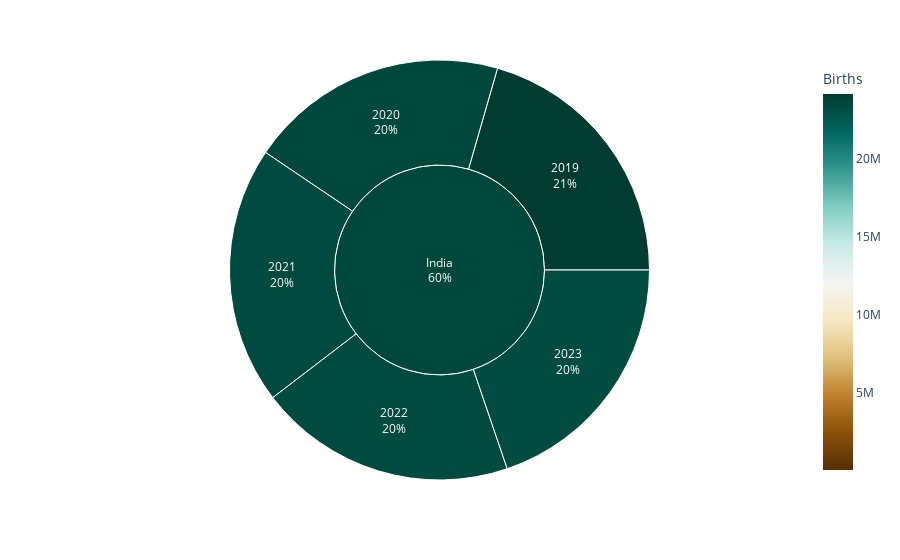

Write notebook code for a chart like this one.
### Code cell
fig = px.sunburst(data, path=['Continent', 'Entity','Year'], values='Births', color_continuous_scale="BrBG",color='Births')
fig.update_traces(textinfo="label+percent parent")
fig.show()

### Figure 1 — Plotly figure (JSON) as saved in the notebook; plotly's stock layout.template omitted (floating-point values rounded to 4 significant figures)
{"data": [{"branchvalues": "total", "customdata": [[14615866], [711582], [778799], [83587], [24124982], [4607562], [419609], [7266105], [357540], [714388], [11843469], [695934], [795669], [84746], [23485340], [4582350], [408035], [7218484], [343355], [687269], [10461124], [702274], [775669], [86163], [23321854], [4543453], [407050], [7330875], [340310], [693027], [9455320], [687577], [730553], [74165], [23286124], [4518308], [399735], [7406815], [339675], [688630], [8899881], [638891], [719249], [73661], [23219488], [4482359], [384627], [7509758], [336821], [688388], [11430000.0], [688200.0], [761100.0], [80830.0], [23490000.0], [4547000.0], [404100.0], [7348000.0], [343700.0], [694500.0], [7348000.0], [17880000.0], [613400.0]], "domain": {"x": [0, 1], "y": [0, 1]}, "hovertemplate": "labels=%{label}<br>Births_sum=%{value}<br>parent=%{parent}<br>id=%{id}<br>Births=%{color}<extra></extra>", "ids": ["Asia/China/2019", "Europe/France/2019", "Europe/Germany/2019", "Europe/Greece/2019", "Asia/India/2019", "Asia/Indonesia/2019", "Europe/Italy/2019", "Africa/Nigeria/2019", "Europe/Spain/2019", "Europe/United Kingdom/2019", "Asia/China/2020", "Europe/France/2020", "Europe/Germany/2020", "Europe/Greece/2020", "Asia/India/2020", "Asia/Indonesia/2020", "Europe/Italy/2020", "Africa/Nigeria/2020", "Europe/Spain/2020", "Europe/United Kingdom/2020", "Asia/China/2021", "Europe/France/2021", "Europe/Germany/2021", "Europe/Greece/2021", "Asia/India/2021", "Asia/Indonesia/2021", "Europe/Italy/2021", "Africa/Nigeria/2021", "Europe/Spain/2021", "Europe/United Kingdom/2021", "Asia/China/2022", "Europe/France/2022", "Europe/Germany/2022", "Europe/Greece/2022", "Asia/India/2022", "Asia/Indonesia/2022", "Europe/Italy/2022", "Africa/Nigeria/2022", "Europe/Spain/2022", "Europe/United Kingdom/2022", "Asia/China/2023", "Europe/France/2023", "Europe/Germany/2023", "Europe/Greece/2023", "Asia/India/2023", "Asia/Indonesia/2023", "Europe/Italy/2023", "Africa/Nigeria/2023", "Europe/Spain/2023", "Europe/United Kingdom/2023", "Asia/China", "Europe/France", "Europe/Germany", "Europe/Greece", "Asia/India", "Asia/Indonesia", "Europe/Italy", "Africa/Nigeria", "Europe/Spain", "Europe/United Kingdom", "Africa", "Asia", "Europe"], "labels": ["2019", "2019", "2019", "2019", "2019", "2019", "2019", "2019", "2019", "2019", "2020", "2020", "2020", "2020", "2020", "2020", "2020", "2020", "2020", "2020", "2021", "2021", "2021", "2021", "2021", "2021", "2021", "2021", "2021", "2021", "2022", "2022", "2022", "2022", "2022", "2022", "2022", "2022", "2022", "2022", "2023", "2023", "2023", "2023", "2023", "2023", "2023", "2023", "2023", "2023", "China", "France", "Germany", "Greece", "India", "Indonesia", "Italy", "Nigeria", "Spain", "United Kingdom", "Africa", "Asia", "Europe"], "level": "Asia/India", "marker": {"coloraxis": "coloraxis", "colors": [14615866, 711582, 778799, 83587, 24124982, 4607562, 419609, 7266105, 357540, 714388, 11843469, 695934, 795669, 84746, 23485340, 4582350, 408035, 7218484, 343355, 687269, 10461124, 702274, 775669, 86163, 23321854, 4543453, 407050, 7330875, 340310, 693027, 9455320, 687577, 730553, 74165, 23286124, 4518308, 399735, 7406815, 339675, 688630, 8899881, 638891, 719249, 73661, 23219488, 4482359, 384627, 7509758, 336821, 688388, 11430000.0, 688200.0, 761100.0, 80830.0, 23490000.0, 4547000.0, 404100.0, 7348000.0, 343700.0, 694500.0, 7348000.0, 17880000.0, 613400.0]}, "name": "", "parents": ["Asia/China", "Europe/France", "Europe/Germany", "Europe/Greece", "Asia/India", "Asia/Indonesia", "Europe/Italy", "Africa/Nigeria", "Europe/Spain", "Europe/United Kingdom", "Asia/China", "Europe/France", "Europe/Germany", "Europe/Greece", "Asia/India", "Asia/Indonesia", "Europe/Italy", "Africa/Nigeria", "Europe/Spain", "Europe/United Kingdom", "Asia/China", "Europe/France", "Europe/Germany", "Europe/Greece", "Asia/India", "Asia/Indonesia", "Europe/Italy", "Africa/Nigeria", "Europe/Spain", "Europe/United Kingdom", "Asia/China", "Europe/France", "Europe/Germany", "Europe/Greece", "Asia/India", "Asia/Indonesia", "Europe/Italy", "Africa/Nigeria", "Europe/Spain", "Europe/United Kingdom", "Asia/China", "Europe/France", "Europe/Germany", "Europe/Greece", "Asia/India", "Asia/Indonesia", "Europe/Italy", "Africa/Nigeria", "Europe/Spain", "Europe/United Kingdom", "Asia", "Europe", "Europe", "Europe", "Asia", "Asia", "Europe", "Africa", "Europe", "Europe", "", "", ""], "textinfo": "label+percent parent", "type": "sunburst", "values": [14615866, 711582, 778799, 83587, 24124982, 4607562, 419609, 7266105, 357540, 714388, 11843469, 695934, 795669, 84746, 23485340, 4582350, 408035, 7218484, 343355, 687269, 10461124, 702274, 775669, 86163, 23321854, 4543453, 407050, 7330875, 340310, 693027, 9455320, 687577, 730553, 74165, 23286124, 4518308, 399735, 7406815, 339675, 688630, 8899881, 638891, 719249, 73661, 23219488, 4482359, 384627, 7509758, 336821, 688388, 55275660, 3436258, 3799939, 402322, 117437788, 22734032, 2019056, 36732037, 1717701, 3471702, 36732037, 195447480, 14846978]}], "layout": {"autosize": true, "coloraxis": {"colorbar": {"title": {"text": "Births"}}, "colorscale": [[0, "rgb(84,48,5)"], [0.1, "rgb(140,81,10)"], [0.2, "rgb(191,129,45)"], [0.3, "rgb(223,194,125)"], [0.4, "rgb(246,232,195)"], [0.5, "rgb(245,245,245)"], [0.6, "rgb(199,234,229)"], [0.7, "rgb(128,205,193)"], [0.8, "rgb(53,151,143)"], [0.9, "rgb(1,102,94)"], [1, "rgb(0,60,48)"]]}, "legend": {"tracegroupgap": 0}, "margin": {"t": 60}}}
